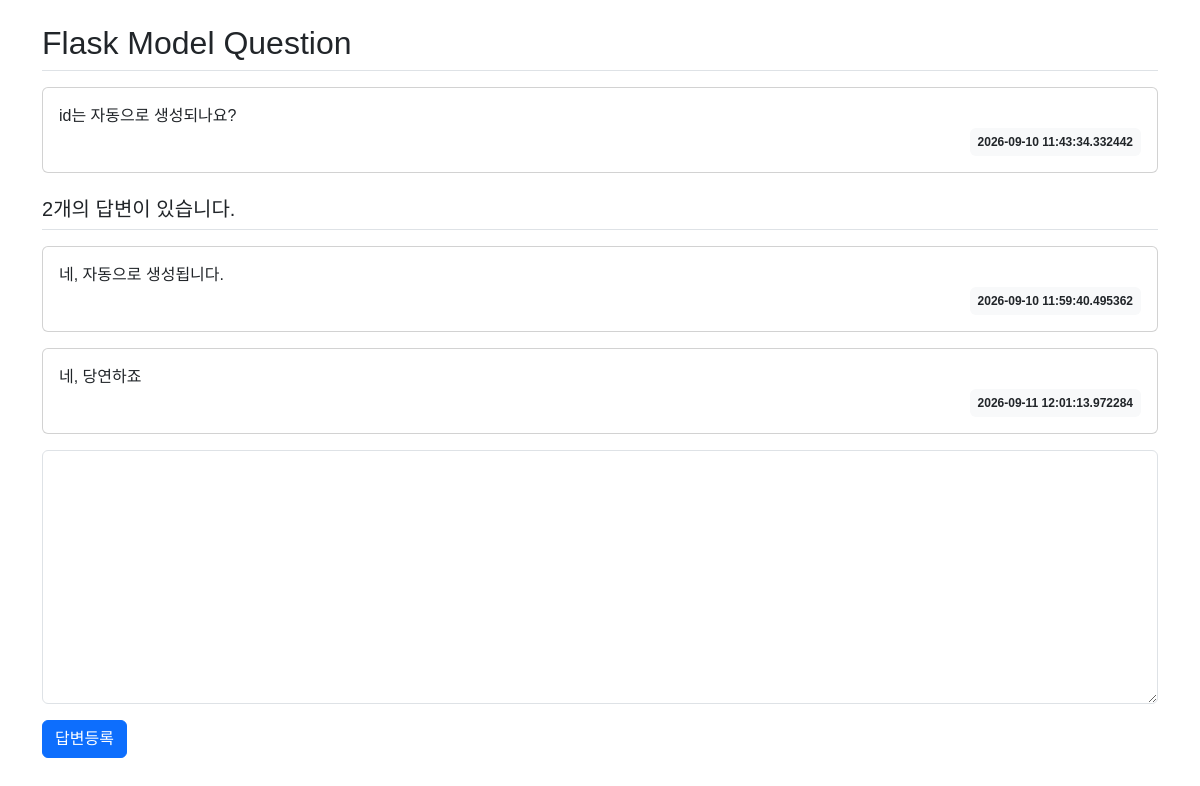
/question/detail/2, run on the app's committed database.
### pybo/models.py (models this page shows)
class Question(db.Model):
    id = db.Column(db.Integer, primary_key=True)
    subject = db.Column(db.String(200), nullable=False)
    content = db.Column(db.Text, nullable=False)
    create_date = db.Column(db.DateTime, nullable=False)

class Answer(db.Model):
    id = db.Column(db.Integer, primary_key=True)
    question_id = db.Column(db.Integer, db.ForeignKey('question.id', ondelete='CASCADE'))
    question = db.relationship(Question, backref=db.backref('answer_set'))
    content = db.Column(db.Text, nullable=False)
    create_date = db.Column(db.DateTime, nullable=False)

### pybo/views/question_views.py (the view)
@bp.route('/detail/<int:question_id>')
def detail(question_id):
    question = Question.query.get_or_404(question_id)
    return render_template('question/question_detail.html', question=question)

### pybo/templates/question/question_detail.html
{% extends 'base.html' %}
{% block content %}
<div class="container my-3">
    <h2 class="border-bottom py-2">{{ question.subject }}</h2>
    <div class="card my-3">
        <div class="card-body">
            <div class="card-text" style="white-space: pre-line;">{{ question.content }}</div>
            <div class="d-flex justify-content-end">
                <div class="badge bg-light text-dark p-2">
                    {{ question.create_date }}
                </div>
            </div>
        </div>
    </div>
    <h5 class="border-bottom my-3 py-2">{{ question.answer_set|length }}개의 답변이 있습니다.</h5>
    {% for answer in question.answer_set %}
    <div class="card my-3">
        <div class="card-body">
            <div class="card-text" style="white-space: pre-line;">{{ answer.content }}</div>
            <div class="d-flex justify-content-end">
                <div class="badge bg-light text-dark p-2">
                    {{ answer.create_date }}
                </div>
            </div>
        </div>
    </div>
    {% endfor %}
    <form action="{{ url_for('answer.create', question_id=question.id) }}" method="post" class="my-3">
        <div class="mb-3">
            <textarea name="content" id="content" class="form-control" rows="10"></textarea>
        </div>
        <input type="submit" value="답변등록" class="btn btn-primary">
    </form>
</div>
{% endblock %}

### pybo/static/style.css (style rules this page uses)
body { font-family: "Noto Sans KR", sans-serif; font-weight: 400; }

### data on the page
Question: subject "Flask Model Question", content "id는 자동으로 생성되나요?", create_date "2026-09-10 11:43:34.332442"
Answer: content "네, 자동으로 생성됩니다.", create_date "2026-09-10 11:59:40.495362"
Answer: content "네, 당연하죠", create_date "2026-09-11 12:01:13.972284"

### other printed values
{{ question.answer_set|length }} "2"
